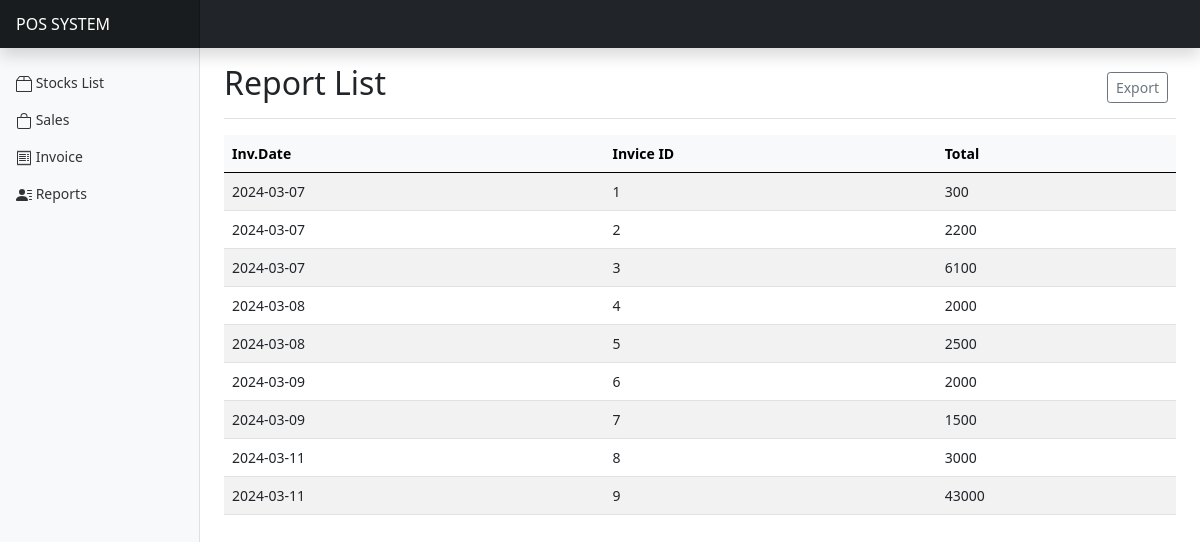
Page /DailySale.php on the committed database.
### tables this page shows
CREATE TABLE `invoice` (
  `customer` varchar(100) NOT NULL,
  `address` varchar(200) NOT NULL,
  `city` varchar(50) NOT NULL,
  `invoice_number` int(11) NOT NULL,
  `invoice_date` date NOT NULL
);

### DailySale.php (the view, shortened to what this page needs)
<?php
require_once("Templates/header.php");
$conn = new mysqli('localhost', 'root', '', 'sales');
$result = $conn->query('SELECT * FROM invoice');
$invoices = [];
while ($invoice = mysqli_fetch_object($result)) {
    $invoices[] = $invoice;
}
?>
<main class="col-md-9 ms-sm-auto col-lg-10 px-md-4">
    <div class="d-flex justify-content-between flex-wrap flex-md-nowrap align-items-center pt-3 pb-2 mb-3 border-bottom">
        <h1 class="h2">Report List</h1>
        <div class="btn-toolbar mb-2 mb-md-0">
            <div class="btn-group me-2">
                <button type="button" class="btn btn-sm btn-outline-secondary" onclick="window.print()">Export</button>
            </div>
        </div>
    </div>
    <div class="table-responsive">
        <table class="table table-striped table-hover">
            <thead class="table-light">
                <tr>
                    <th scope="col">Inv.Date</th>
                    <th scope="col">Invice ID</th>
                    <th scope="col">Total</th>
                </tr>
            </thead>
            <tbody>
                <?php foreach ($invoices as $invoice) : ?>
                    <?php
                    $result = $conn->query('SELECT * FROM sale_items WHERE sale_id =' . $invoice->invoice_number);
                    $items = [];
                    while ($item = mysqli_fetch_object($result)) {
                        $items[] = $item;
                    }
                    $total = 0;
                    foreach ($items as $item) {
                        $total += $item->amount;
                    }
                    ?>
                    <tr>
                        <td><?= $invoice->invoice_date ?></td>
                        <td><?= $invoice->invoice_number ?></td>
                        <td><?= $total ?></td>
                    </tr>
                <?php endforeach; ?>
            </tbody>
        </table>
    </div>
</main>

### Templates/header.php (shortened to what this page needs)
<!doctype html>
<html lang="en">
<head>
    <link href="css/bootstrap.min.css" rel="stylesheet">
    <link href="css/dashboard.css" rel="stylesheet">
</head>
<body>
<header class="navbar navbar-dark sticky-top bg-dark flex-md-nowrap p-0 shadow">
        <a class="navbar-brand col-md-3 col-lg-2 me-0 px-3" href="index.php">POS SYSTEM</a>
    </header>
    <div class="container-fluid">
        <div class="row">
            <nav id="sidebarMenu" class="col-md-3 col-lg-2 d-md-block bg-light sidebar collapse">
                <div class="position-sticky pt-3">
                    <ul class="nav flex-column">
                        <li class="nav-item">
                            <a class="nav-link" href="stock.php">
                                <svg xmlns="http://www.w3.org/2000/svg" width="16" height="16" fill="currentColor" class="bi bi-box2" viewBox="0 0 16 16">
                                    <path d="M2.95.4a1 1 0 0 1 .8-.4h8.5a1 1 0 0 1 .8.4l2.85 3.8a.5.5 0 0 1 .1.3V15a1 1 0 0 1-1 1H1a1 1 0 0 1-1-1V4.5a.5.5 0 0 1 .1-.3zM7.5 1H3.75L1.5 4h6zm1 0v3h6l-2.25-3zM15 5H1v10h14z" />
                                </svg>
                                Stocks List
                            </a>
                        </li>
                        <li class="nav-item">
                            <a class="nav-link " href="Sales.php">
                            <svg xmlns="http://www.w3.org/2000/svg" width="16" height="16" fill="currentColor" class="bi bi-bag" viewBox="0 0 16 16">
                            <path d="M8 1a2.5 2.5 0 0 1 2.5 2.5V4h-5v-.5A2.5 2.5 0 0 1 8 1m3.5 3v-.5a3.5 3.5 0 1 0-7 0V4H1v10a2 2 0 0 0 2 2h10a2 2 0 0 0 2-2V4zM2 5h12v9a1 1 0 0 1-1 1H3a1 1 0 0 1-1-1z"/>
                            </svg>
                                Sales
                            </a>
                        </li>
                        <li class="nav-item">
                            <a class="nav-link " href="invoices.php">
                                Invoice
                            </a>
                        </li>
                        <li class="nav-item">
                            <a class="nav-link " href="reports.php">
                                Reports
                            </a>
                        </li>
                    </ul>
            </nav>

### css/dashboard.css (style rules this page uses)
body { font-size: .875rem; }
.sidebar { position: fixed; top: 0; bottom: 0; left: 0; z-index: 100; padding: 48px 0 0; box-shadow: inset -1px 0 0 rgba(0, 0, 0, .1); }
.sidebar .nav-link { font-weight: 500; color: #333; }
.navbar-brand { padding-top: .75rem; padding-bottom: .75rem; font-size: 1rem; background-color: rgba(0, 0, 0, .25); box-shadow: inset -1px 0 0 rgba(0, 0, 0, .25); }

### rows in the picture
invoice: invoice_date "2024-03-07", invoice_number "1", total "300"
invoice: invoice_date "2024-03-07", invoice_number "2", total "2200"
invoice: invoice_date "2024-03-07", invoice_number "3", total "6100"
invoice: invoice_date "2024-03-08", invoice_number "4", total "2000"
invoice: invoice_date "2024-03-08", invoice_number "5", total "2500"
invoice: invoice_date "2024-03-09", invoice_number "6", total "2000"
invoice: invoice_date "2024-03-09", invoice_number "7", total "1500"
invoice: invoice_date "2024-03-11", invoice_number "8", total "3000"
invoice: invoice_date "2024-03-11", invoice_number "9", total "43000"
